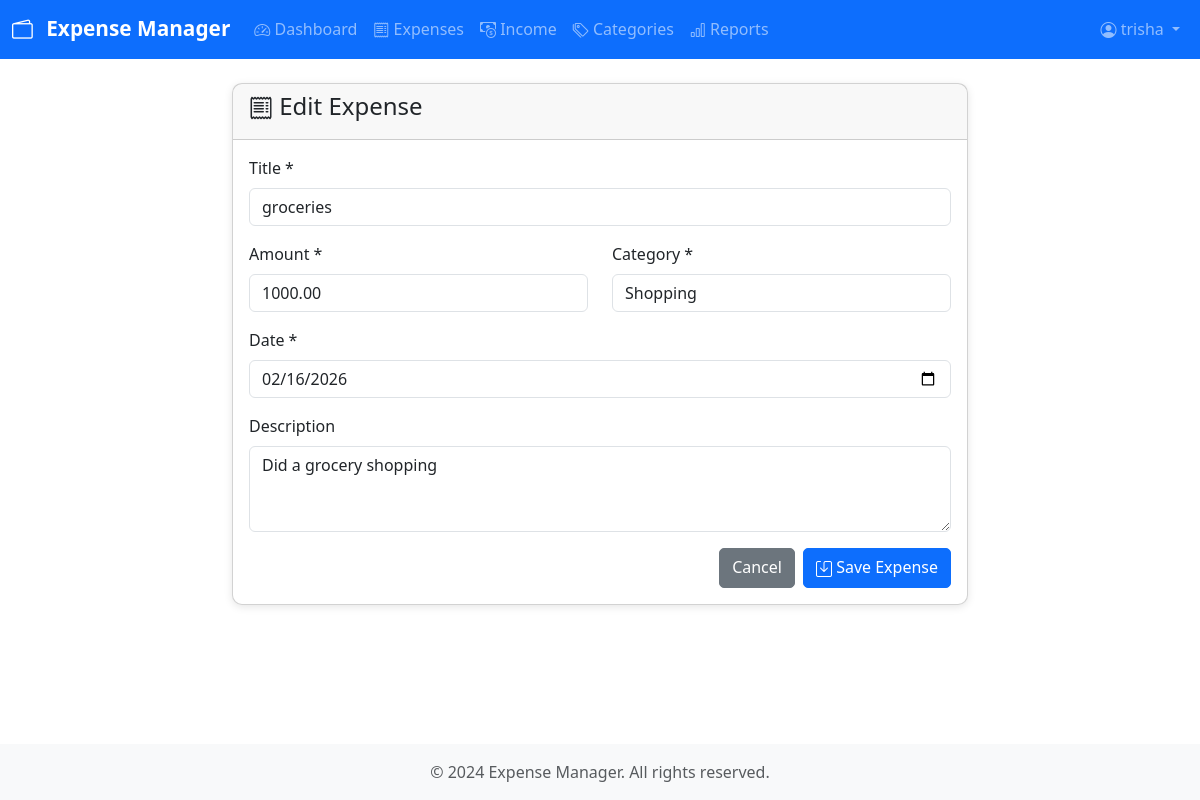
The app's page /expenses/1/edit/ (signed in) with its own data.
### expenses/models.py (models this page shows, shortened)
class Expense(models.Model):
    title = models.CharField(max_length=200)
    amount = models.DecimalField(max_digits=10, decimal_places=2)
    category = models.ForeignKey(Category, on_delete=models.SET_NULL, null=True)
    date = models.DateField()
    description = models.TextField(blank=True)
    user = models.ForeignKey(User, on_delete=models.CASCADE)
    created_at = models.DateTimeField(auto_now_add=True)
    updated_at = models.DateTimeField(auto_now=True)
    class Meta:
        ordering = ['-date', '-created_at']

### expenses/views.py (the view)
# urls.py: path('expenses/<int:pk>/edit/', views.expense_update, name='expense_update'),
@login_required
def expense_update(request, pk):
    expense = get_object_or_404(Expense, pk=pk, user=request.user)
    if request.method == 'POST':
        form = ExpenseForm(request.POST, instance=expense, user=request.user)
        if form.is_valid():
            form.save()
            messages.success(request, 'Expense updated successfully!')
            return redirect('expense_list')
    else:
        form = ExpenseForm(instance=expense, user=request.user)
    return render(request, 'expenses/expense_form.html', {'form': form, 'title': 'Edit Expense'})

### expenses/forms.py
class ExpenseForm(forms.ModelForm):
    class Meta:
        model = Expense
        fields = ['title', 'amount', 'category', 'date', 'description']
        widgets = {
            'title': forms.TextInput(attrs={'class': 'form-control'}),
            'amount': forms.NumberInput(attrs={'class': 'form-control', 'step': '0.01'}),
            'category': forms.Select(attrs={'class': 'form-control'}),
            'date': forms.DateInput(attrs={'class': 'form-control', 'type': 'date'}),
            'description': forms.Textarea(attrs={'class': 'form-control', 'rows': 3}),
        }
    def __init__(self, *args, **kwargs):
        user = kwargs.pop('user', None)
        super().__init__(*args, **kwargs)
        if user:
            self.fields['category'].queryset = Category.objects.filter(user=user)

### expenses/models.py (called while the page is built)
    def __str__(self):
        return self.name

### templates/expenses/expense_form.html (shortened to what this page needs)
{% extends 'base.html' %}
{% block content %}
<div class="row justify-content-center">
    <div class="col-md-8">
        <div class="card">
            <div class="card-header">
                <h4><i class="bi bi-receipt"></i> {{ title }}</h4>
            </div>
            <div class="card-body">
                <form method="post">
                    <div class="mb-3">
                        <label for="{{ form.title.id_for_label }}" class="form-label">Title *</label>
                        {{ form.title }}
                    </div>
                    <div class="row">
                        <div class="col-md-6 mb-3">
                            <label for="{{ form.amount.id_for_label }}" class="form-label">Amount *</label>
                            {{ form.amount }}
                        </div>
                        <div class="col-md-6 mb-3">
                            <label for="{{ form.category.id_for_label }}" class="form-label">Category *</label>
                            {{ form.category }}
                        </div>
                    </div>
                    <div class="mb-3">
                        <label for="{{ form.date.id_for_label }}" class="form-label">Date *</label>
                        {{ form.date }}
                    </div>
                    <div class="mb-3">
                        <label for="{{ form.description.id_for_label }}" class="form-label">Description</label>
                        {{ form.description }}
                    </div>
                    <div class="d-grid gap-2 d-md-flex justify-content-md-end">
                        <a href="{% url 'expense_list' %}" class="btn btn-secondary">Cancel</a>
                        <button type="submit" class="btn btn-primary">
                            <i class="bi bi-save"></i> Save Expense
                        </button>
                    </div>
                </form>
            </div>
        </div>
    </div>
</div>
{% endblock %}

### templates/base.html (shortened to what this page needs)
<!DOCTYPE html>
<html lang="en">
<head>
    <link href="https://cdn.jsdelivr.net/npm/bootstrap@5.3.0/dist/css/bootstrap.min.css" rel="stylesheet">
    <link rel="stylesheet" href="https://cdn.jsdelivr.net/npm/bootstrap-icons@1.10.0/font/bootstrap-icons.css">
    {% load static %}
    <link rel="stylesheet" href="{% static 'css/style.css' %}">
</head>
<body>
    {% if user.is_authenticated %}
    <nav class="navbar navbar-expand-lg navbar-dark bg-primary">
        <div class="container-fluid">
            <a class="navbar-brand" href="{% url 'dashboard' %}">
                <i class="bi bi-wallet2"></i> Expense Manager
            </a>
            <div class="collapse navbar-collapse" id="navbarNav">
                <ul class="navbar-nav me-auto">
                    <li class="nav-item">
                        <a class="nav-link" href="{% url 'dashboard' %}">
                            <i class="bi bi-speedometer2"></i> Dashboard
                        </a>
                    </li>
                    <li class="nav-item">
                        <a class="nav-link" href="{% url 'expense_list' %}">
                            <i class="bi bi-receipt"></i> Expenses
                        </a>
                    </li>
                    <li class="nav-item">
                        <a class="nav-link" href="{% url 'income_list' %}">
                            <i class="bi bi-cash-coin"></i> Income
                        </a>
                    </li>
                    <li class="nav-item">
                        <a class="nav-link" href="{% url 'category_list' %}">
                            <i class="bi bi-tags"></i> Categories
                        </a>
                    </li>
                    <li class="nav-item">
                        <a class="nav-link" href="{% url 'reports' %}">
                            <i class="bi bi-bar-chart"></i> Reports
                        </a>
                    </li>
                </ul>
                <ul class="navbar-nav">
                    <li class="nav-item dropdown">
                        <a class="nav-link dropdown-toggle" href="#" id="userDropdown" role="button" data-bs-toggle="dropdown">
                            <i class="bi bi-person-circle"></i> {{ user.username }}
                        </a>
                    </li>
                </ul>
            </div>
        </div>
    </nav>
    {% endif %}
    <main class="{% if user.is_authenticated %}container my-4{% endif %}">
        {% block content %}{% endblock %}
    </main>
    <footer class="bg-light text-center text-muted py-3 mt-5">
        <div class="container">
            <p class="mb-0">&copy; 2024 Expense Manager. All rights reserved.</p>
        </div>
    </footer>
    {% load static %}
</body>
</html>

### static/css/style.css (style rules this page uses)
:root { --primary-color: #0d6efd; --danger-color: #dc3545; --success-color: #198754; --warning-color: #ffc107; }
body { min-height: 100vh; display: flex; flex-direction: column; }
main { flex: 1; }
.navbar-brand { font-weight: bold; font-size: 1.3rem; }
.navbar-brand i { margin-right: 8px; }
.card { border-radius: 10px; box-shadow: 0 2px 8px rgba(0, 0, 0, 0.1); transition: transform 0.2s, box-shadow 0.2s; }
.btn { border-radius: 5px; transition: all 0.3s; }
footer { margin-top: auto; }
.bi { vertical-align: middle; }
* { transition: background-color 0.3s ease; }

### records on screen
Expense: title "groceries", amount "1000.00", category "Shopping", date "02/16/2026", description "Did a grocery shopping"

### other values on screen
{{ user.username }} "trisha"
{{ title }} "Edit Expense"
